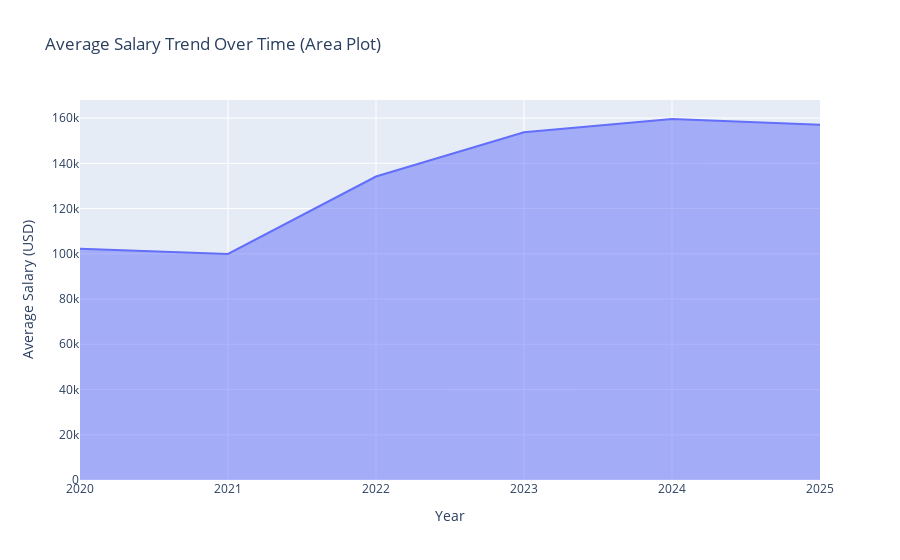

Here is the notebook cell this chart was saved with:
### Markdown cell above
* Area plot of average salary over time with Plotly

### Code cell
salary_trend = df.groupby('work_year')['salary_in_usd'].mean().reset_index()
import plotly.express as px
fig = px.area(salary_trend, x='work_year', y='salary_in_usd',
               title='Average Salary Trend Over Time (Area Plot)',
               labels={'work_year': 'Year', 'salary_in_usd': 'Average Salary (USD)'})
fig.write_image('area_plot.png')
from IPython.display import Image, display
display(Image(filename='area_plot.png'))
fig.show()

### Figure 1 — Plotly figure (JSON) as saved in the notebook; plotly's stock layout.template omitted (floating-point values rounded to 4 significant figures)
{"data": [{"fillpattern": {"shape": ""}, "hovertemplate": "Year=%{x}<br>Average Salary (USD)=%{y}<extra></extra>", "legendgroup": "", "line": {"color": "#636efa"}, "marker": {"symbol": "circle"}, "mode": "lines", "name": "", "orientation": "v", "showlegend": false, "stackgroup": "1", "type": "scatter", "x": [2020, 2021, 2022, 2023, 2024, 2025], "xaxis": "x", "y": [102300.0, 99920.0, 134100.0, 153700.0, 159600.0, 157000.0], "yaxis": "y"}], "layout": {"legend": {"tracegroupgap": 0}, "title": {"text": "Average Salary Trend Over Time (Area Plot)"}, "xaxis": {"anchor": "y", "domain": [0, 1], "title": {"text": "Year"}}, "yaxis": {"anchor": "x", "domain": [0, 1], "title": {"text": "Average Salary (USD)"}}}}
